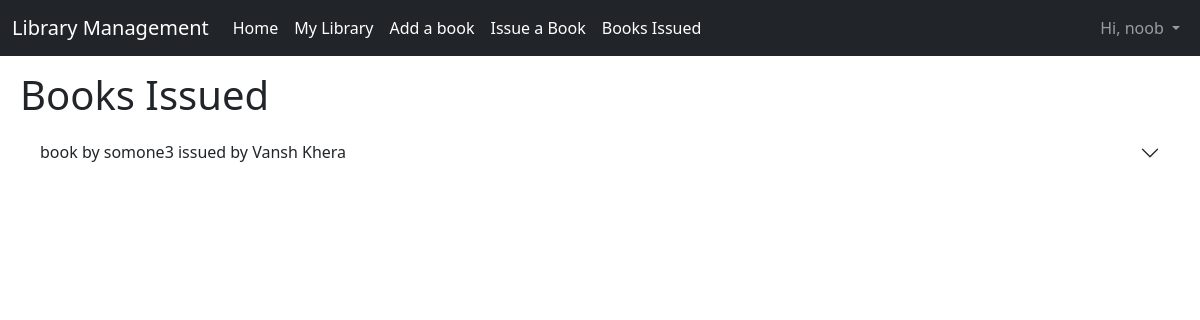
Before: /books-issued/ (signed in) with the older database file.
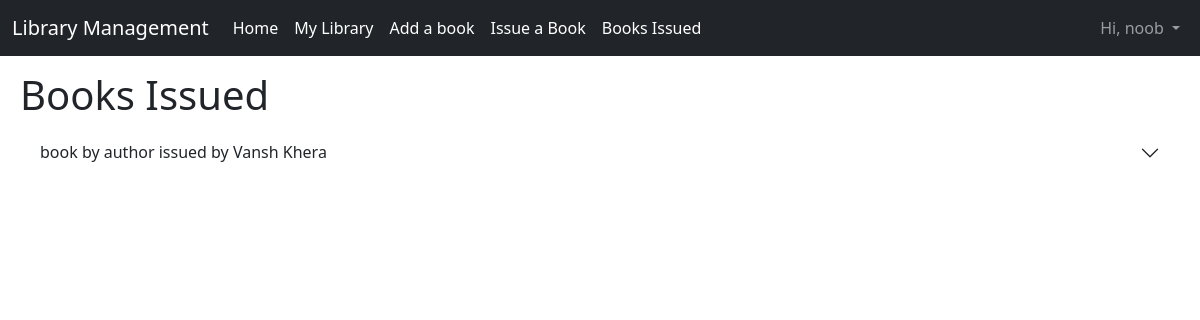
After: the same page with the newer database file.
### main/models.py (models this page shows)
class IssueBook(models.Model):
    name = models.CharField(max_length=400)
    classSection = models.CharField(max_length=10)
    bookName = models.ForeignKey(Book, on_delete=models.CASCADE)
    rollno = models.PositiveIntegerField()
    issued_date = models.DateTimeField(auto_now_add=True)
    date = models.DateField()
    def __str__(self):
        return f"{self.bookName} issued by {self.name}"

class Book(models.Model):
    title = models.CharField(max_length=350)
    author = models.CharField(max_length=300)
    description = models.TextField(max_length=5000, null=True, blank=True)
    issued = models.BooleanField(default=False)
    def __str__(self):
        return f"{self.title} by {self.author}"

### main/views.py (the view)
# urls.py: path("books-issued/", views.booksIssued, name="books_issued"),
@login_required(login_url='login')
def booksIssued(request):
    issued = IssueBook.objects.all()
    books = Book.objects.all().filter(issued=True)
    context = {
        "books" : books,
        "issued" : issued
    }
    return render(request, 'books_issued.html', context)

### templates/books_issued.html (shortened to what this page needs)
{% extends "layout.html" %}
{% block body %}
    <h1>Books Issued</h1>
    <div class="accordion accordion-flush" id="accordionFlushExample">
    {% for issue in issued %}
        <div class="accordion-item">
          <h2 class="accordion-header" id="flush-heading{{ forloop.counter }}">
            <button class="accordion-button collapsed" type="button" data-bs-toggle="collapse" data-bs-target="#flush-collapse{{ forloop.counter }}" aria-expanded="false" aria-controls="flush-collapse{{ forloop.counter }}">
              {{ issue }}
            </button>
          </h2>
        </div>
    {% endfor %}
    </div>
{% endblock body %}

Changed rows visible on the page:
removed IssueBook: bookName+name "book by somone3 issued by Vansh Khera"
added IssueBook: bookName+name "book by author issued by Vansh Khera"
